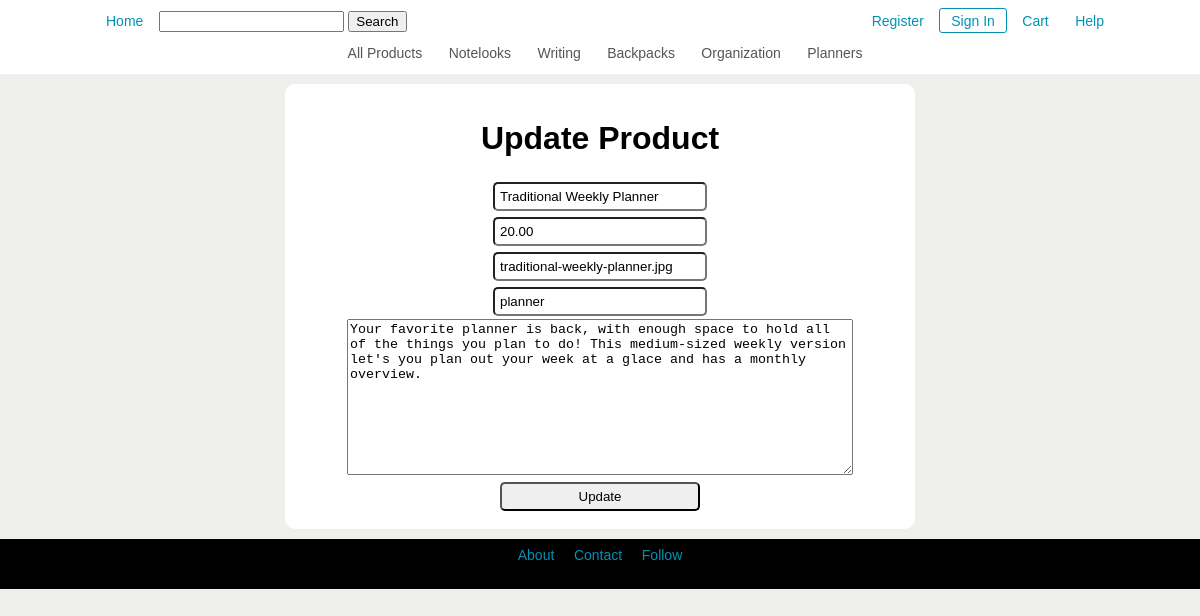
The page /findProductUpdate.php?productid=1000000 on the database its author committed.
### tables this page shows
CREATE TABLE PRODUCTS (ProductID INTEGER(7) NOT NULL AUTO_INCREMENT, Name CHAR(40), Price NUMERIC(5,2), Category CHAR(20),PhotoReference VARCHAR(1000), Description VARCHAR(1000), Stock INT(3), PRIMARY KEY (ProductID));

### findProductUpdate.php (the view, shortened to what this page needs)
<!DOCTYPE html>
<html xmlns="http://www.w3.org/1999/xhtml" xml:lang="en" />
<head>
	<link type="text/css" rel="stylesheet" href="style.css" />
	<link rel="stylesheet" type="text/css" href="form-style.css">
</head>
<body>
	<header>
		<nav>
			<div id="general-nav">
				<ul>
					<div id="float-left">
						<form action="search.php" method="get" onsubmit="return checkSearch(this)" name="search-box">
							<li><a href="index.php">Home</a></li>
							<div class="search-box">
								<input type="text" id="searchtext" name="searchtext" value="<?php echo $_SESSION['prevsearch'];?>" />
								<input type="submit" id="submit" value="Search" name="searchbutton" />
							</div>
						</form>
					</div>
					<div id="float-right">
						<li><a href="register.php">Register</a></li>
						<li id="sign-in"><a href="login.php">Sign In</a></li>
						<li><a href="cart.php">Cart</a></li>
						<li><a href="help.php">Help</a></li>
					</div>
				</ul>
			</div>
			<div id="product-nav">
				<ul>
					<li><a href="search.php?searchtext=&searchbutton=Search">All Products</a></li>
					<li><a href="search.php?searchtext=notelook">Notelooks</a></li>
					<li><a href="search.php?searchtext=writing">Writing</a></li>
					<li><a href="search.php?searchtext=bag">Backpacks</a></li>
					<li><a href="search.php?searchtext=organization">Organization</a></li>
					<li><a href="search.php?searchtext=planner">Planners</a></li>
				</ul>
			</div>
		</nav>
	</header>
	<div id="content">
		<?php
			$productid = $_GET['productid'];
		    $query = "SELECT * FROM PRODUCTS WHERE ProductID='".$productid."';";
		    $result = mysql_query($query);
		    if (mysql_num_rows($result) == 0) {
		    	print "Product does not exist in database.";
		    } else {
				print "<div class=\"form-box\">";
				while ($row = mysql_fetch_array($result)) {
					print "<h1>Update Product</h1>
					<form id=\"updateproduct\" action=\"updateThisProduct.php\" method=\"post\" onsubmit=\"return checkAddProduct(this)\" >
						<input type=\"text\" value=\"".$row['Name']."\" name=\"name\" id=\"name\" /><br />
						<input type=\"text\" value=\"".$row['Price']."\" name=\"price\" id=\"price\" /><br />
						<input type=\"text\" value=\"".substr($row['PhotoReference'], strpos($row['PhotoReference'], "/"))."\" name=\"photoref\" id=\"photoref\" /><br />
						<input type=\"text\" value=\"".$row['Category']."\" name=\"category\" id=\"category\" /><br />
						<textarea name=\"description\" id=\"description\">".$row['Description']."</textarea><br />
						<input type=\"hidden\" value=\"".$row['ProductID']."\" name=\"productid\" id=\"productid\" />
						<input type=\"submit\" value=\"Update\" />
					</form>";
				}
			}
		?>
	</div>
	<footer>
		<ul>
			<li><a href="about.php">About</a></li>
			<li><a href="contact.php">Contact</a></li>
			<li><a href="http://practicalstudent.tumblr.com/">Follow</a></li>
		</ul>
	</footer>
</body>
</html>

### style.css (style rules this page uses)
body { font-family: "Arial", "Helvetica", sans-serif; font-size: 14; text-align: center; padding: 0; background-color: #EFEFEB; margin: 0px; }
a { color: #0192B5; text-decoration: none; }
nav { margin: 0; padding: 5px; background-color: #FFF; text-align: center; width: 100%; }
nav ul { list-style-type: none; margin: 0 auto; padding: 0; width: 85%; }
nav li { display: inline; text-align: center; padding: 3px; }
nav a { text-decoration: none; color: #555; display: inline-block; padding: 8px; font-size: 14px; }
#float-left { float: left; }
#float-left form { margin: 0; padding: 0; }
#float-right { float: right; }
#general-nav a { font-size: 16; color: #0192B5; }
.search-box { display: inline; }
#product-nav ul { clear: both; }
#sign-in { border: 1px solid #0192B5; border-radius: 3px; }
div { display: block; }
footer { clear: both; margin: 0; padding: 0; text-align: center; font-size: 13px; background-color: #000; height: 50px; }
footer ul { list-style-type: none; margin: 0 auto; padding: 0; }
footer li { display: inline; text-align: center; }
footer a { text-decoration: none; color: #0192B5; display: inline-block; padding: 8px; font-size: 14px; }

### form-style.css (style rules this page uses)
.form-box { clear: both; height: 100%; width: 50%; position: relative; text-align: center; margin: 10px auto; padding: 15px; background-color: #FFF; border-radius: 10px; }
.form-box form { margin: 0 auto; padding: 0; }
.form-box form input { padding: 5px; margin: 3px; width: 200px; border-radius: 5px; }
.form-box textarea { width: 500px; height: 150px; }

### rows shown on the page
products: name "Traditional Weekly Planner", price "20.00", photoref "traditional-weekly-planner.jpg", category "planner", description "Your favorite planner is back, with enough space to hold all of the things you plan to do! This medium-sized weekly version let's you plan out your week at a glace and has a monthly overview."
